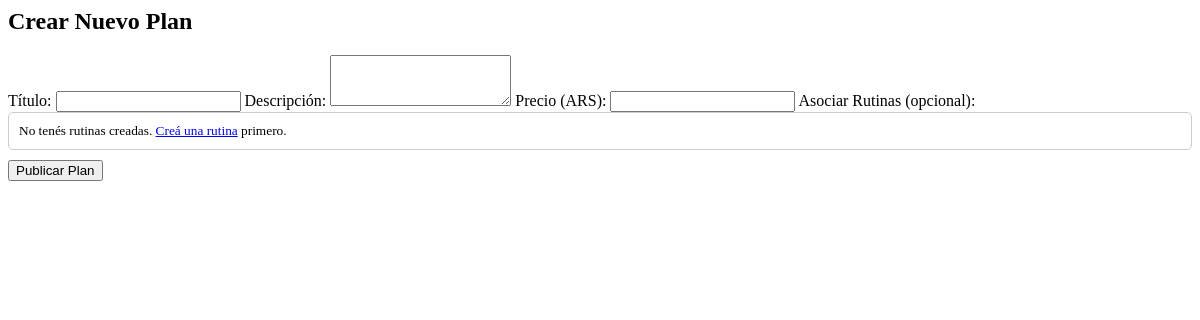
/plans/my-creations/ (signed in), run on an earlier commit of the app's database.
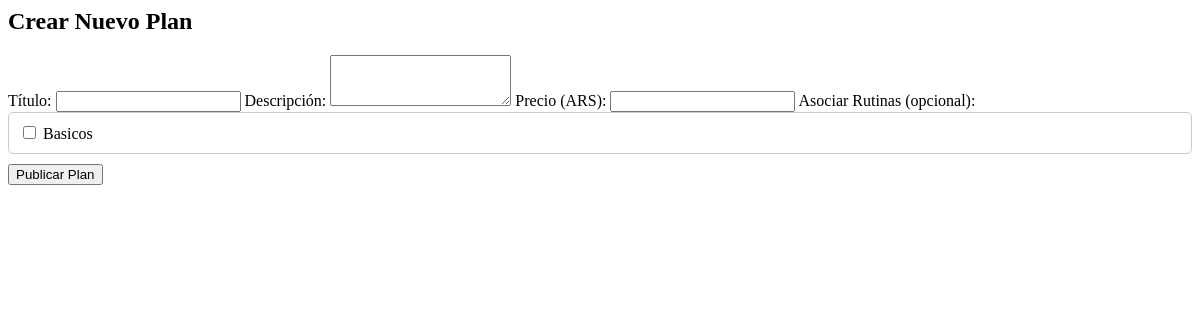
And on a later commit of the database.
### app/models/fitness.py (models this page shows)
class Routine(Base):
    __tablename__= "routines"
    id = Column(Integer, primary_key=True, index = True)
    name = Column(String, nullable=False)
    creator_id = Column(Integer, ForeignKey('users.id'), nullable=False)
    creator = relationship("User", back_populates='created_routines')
    plans = relationship(
        'Plan',
        secondary=plans_routines,
        back_populates='routines'
    )
    sessions = relationship(
        'Session',
        secondary = routines_sessions,
        back_populates='routines')

### app/api/routes/plans.py (the view)
@router.get("/my-creations/", response_class=HTMLResponse)
def get_my_created_plans(
    request: Request,
    db: Session = Depends(get_db),
    current_trainer: User = Depends(get_current_trainer)
):
    plans = db.query(Plan).filter(Plan.trainer_id == current_trainer.id).all()
    my_routines = db.query(Routine).filter(Routine.creator_id == current_trainer.id).all()
    return templates.TemplateResponse("my-creations.html", {
        "request": request,
        "plans": plans,
        "username": current_trainer.username,
        "routines": my_routines
    })

### app/templates/my-creations.html
<h2>Crear Nuevo Plan</h2>
    <div class="form-crear">
        <form action="/plans/" method="post">
            <label for="title">Título:</label>
            <input type="text" name="title" required>
            <label for="description">Descripción:</label>
            <textarea name="description" rows="3"></textarea>
            <label for="price">Precio (ARS):</label>
            <input type="number" name="price" required>
            <label>Asociar Rutinas (opcional):</label>
            <div style="padding: 10px; border: 1px solid #ccc; border-radius: 5px; margin-bottom: 10px; max-height: 150px; overflow-y: auto;">
                {% for routine in routines %}
                    <label>
                        <input type="checkbox" name="routine_ids" value="{{ routine.id }}">
                        {{ routine.name }}
                    </label><br>
                {% else %}
                    <small>No tenés rutinas creadas. <a href="/routines">Creá una rutina</a> primero.</small>
                {% endfor %}
            </div>
            <button type="submit">Publicar Plan</button>
        </form>
    </div>

What changed in the data, as far as the page shows it:
added Routine: name "Basicos"
Also different on the page:
text no longer shown: "No tenés rutinas creadas. Creá una rutina primero."
